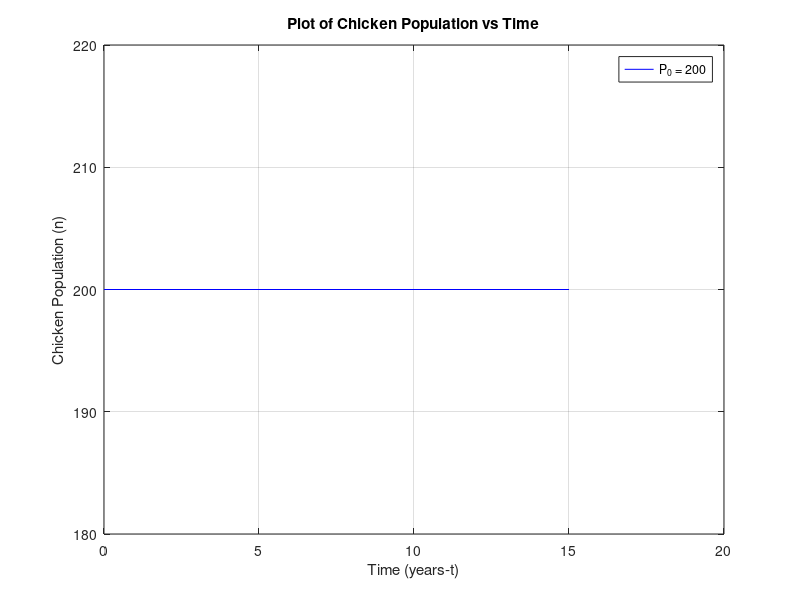

Here is the MATLAB script that generated this plot:
time = 15; % years
p_0 = 200 % initial no of chickens
ncby = 0.3 % growth rate per annum
nchy = 60 % yearly harvested no of chickens

t = 0:1:time;
p_n = zeros(1, time+1);
p_n(1, 1) = p_0;

for i = 1:1:time,
    p_n(1, i+1) = (ncby + 1) * p_n(1, i) - nchy;
end

% P(t+1) = (ncby + 1) * P(t)

plot(t, p_n(1,:), "b");
xlabel("Time (years-t)");
ylabel("Chicken Population (n)");
title("Plot of Chicken Population vs Time");
legend("P_0 = 200");
grid on;

printf("Checken population in %d years when a0 = %d is: %.2f\n", time, p_0, p_n(1, time+1)); % nth year